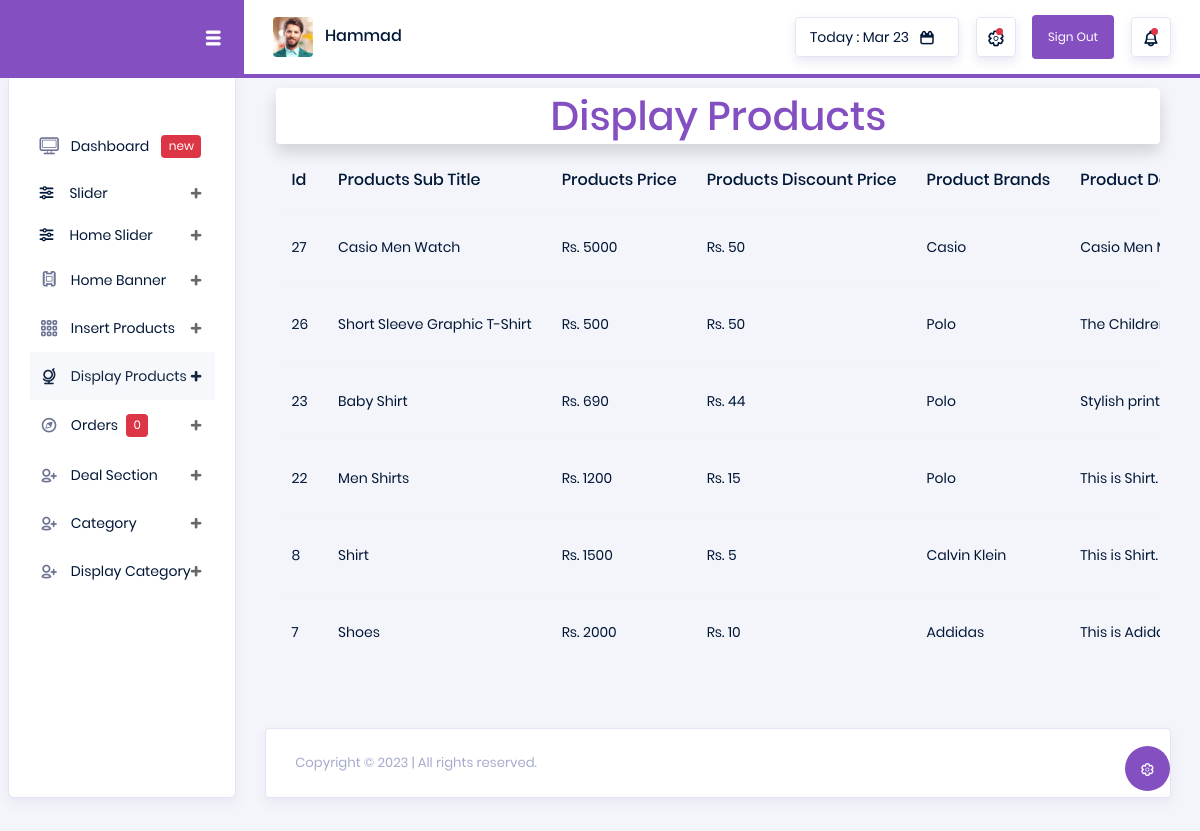
The page /Admin/DisplayProducts.php (signed in) on the database its author committed.
### tables this page shows
CREATE TABLE `product_details` (
  `detail_id` int(255) NOT NULL,
  `pro_detail` varchar(255) DEFAULT NULL,
  `subImg1` varchar(255) DEFAULT NULL,
  `subImg2` varchar(255) DEFAULT NULL,
  `subImg3` varchar(255) DEFAULT NULL,
  `product_id` int(255) DEFAULT NULL
);

CREATE TABLE `products` (
  `products_Id` int(255) NOT NULL,
  `productsSubTitle` varchar(255) DEFAULT NULL,
  `productsPrice` varchar(255) DEFAULT NULL,
  `productsDisPrice` varchar(255) DEFAULT NULL,
  `productsImage` varchar(255) DEFAULT NULL,
  `brands` varchar(255) DEFAULT NULL
);

### Admin/DisplayProducts.php (the view, shortened to what this page needs)
<?php
include_once "../DataBase/Connection.php";
include_once "Header.php";
?>
<div class="container mt-2">
    <div class="row">
        <div class="col-md-12">
            <div class="h2 text-center text-primary bg-white rounded shadow p-2 mt-2">Display Products</div>
        </div>
    </div>
</div>
<div class="container">
    <div class="row">
        <div class="col-md-12">
            <div class="table-responsive">
                <table class="table">
                    <thead>
                        <tr>
                            <th scope="col">Id</th>
                            <th scope="col">Products Sub Title</th>
                            <th scope="col">Products Price</th>
                            <th scope="col">Products Discount Price</th>
                            <th scope="col">Product Brands</th>
                            <th scope="col">Product Detail</th>
                        </tr>
                    </thead>
                    <tbody>
                        <?php
                        $sql = "SELECT * FROM products INNER JOIN product_details ON product_details.product_id = products.products_Id ORDER BY products.products_Id DESC";
                        $result = mysqli_query($conn, $sql);
                        if (mysqli_num_rows($result) > 0) {
                            while ($row = mysqli_fetch_assoc($result)) {
                        ?>
                                <tr>
                                    <td><?php echo $row['products_Id']; ?></td>
                                    <td><?php echo $row['productsSubTitle']; ?></td>
                                    <td>Rs. <?php echo $row['productsPrice']; ?></td>
                                    <td>Rs. <?php echo $row['productsDisPrice']; ?></td>
                                    <td><?php echo $row['brands']; ?></td>
                                    <td><?php echo $row['pro_detail']; ?></td>
                                </tr>
                        <?php
                            }
                        }
                        ?>
                    </tbody>
                </table>
            </div>
        </div>
    </div>
</div>
<?php
include_once "Footer.php";
?>

### rows shown on the page
product_details: product.products_Id "27", product.productsSubTitle "Casio Men Watch", product.productsPrice "5000", product.productsDisPrice "50", product.brands "Casio", pro_detail "Casio Men…"
product_details: product.products_Id "26", product.productsSubTitle "Short Sleeve Graphic T-Shirt", product.productsPrice "500", product.productsDisPrice "50", product.brands "Polo", pro_detail "The…"
product_details: product.products_Id "23", product.productsSubTitle "Baby Shirt", product.productsPrice "690", product.productsDisPrice "44", product.brands "Polo", pro_detail "Stylish…"
product_details: product.products_Id "22", product.productsSubTitle "Men Shirts", product.productsPrice "1200", product.productsDisPrice "15", product.brands "Polo", pro_detail "This is Shirt."
product_details: product.products_Id "8", product.productsSubTitle "Shirt", product.productsPrice "1500", product.productsDisPrice "5", product.brands "Calvin Klein", pro_detail "This is Shirt."
product_details: product.products_Id "7", product.productsSubTitle "Shoes", product.productsPrice "2000", product.productsDisPrice "10", product.brands "Addidas", pro_detail "This is…"

### other values the page prints
$_SESSION['AdminName'] "Hammad"
